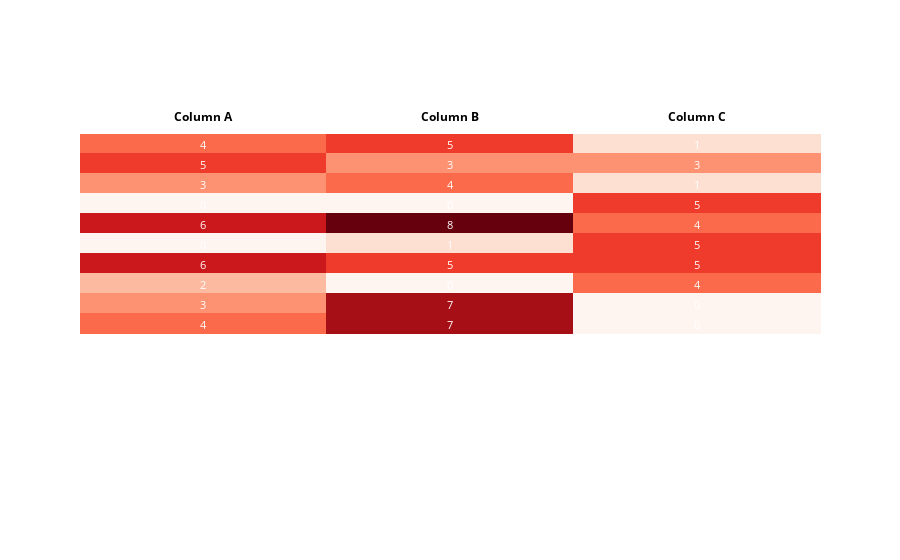

Notebook source saved alongside this figure:
### Markdown cell above
# Cell Color Based on Variable

### Code cell
import plotly.graph_objs as go

import numpy as np
import colorlover as cl

colors = cl.scales['9']['seq']['Reds']
a = np.random.randint(low=0, high=9, size=10)
b = np.random.randint(low=0, high=9, size=10)
c = np.random.randint(low=0, high=9, size=10)


trace0 = go.Table(
  header = dict(
    values = ['<b>Column A</b>', '<b>Column B</b>', '<b>Column C</b>'],
    line = dict(color = 'white'),
    fill = dict(color = 'white'),
    align = 'center',
    font = dict(color = 'black', size = 12)
  ),
  cells = dict(
    values = [a,b,c],
    line = dict(color = [np.array(colors)[a],np.array(colors)[b],
                        np.array(colors)[c]]),
    fill = dict(color = [np.array(colors)[a],np.array(colors)[b],
                        np.array(colors)[c]]),
    align = 'center',
    font = dict(color = 'white', size = 11)
    ))

data = [trace0]

pyo.iplot(data, filename = "cell variable color")

### Figure 1 — Plotly figure (JSON) as saved in the notebook; plotly's stock layout.template omitted (floating-point values rounded to 4 significant figures)
{"data": [{"cells": {"align": "center", "fill": {"color": [["rgb(251,106,74)", "rgb(239,59,44)", "rgb(252,146,114)", "rgb(255,245,240)", "rgb(203,24,29)", "rgb(255,245,240)", "rgb(203,24,29)", "rgb(252,187,161)", "rgb(252,146,114)", "rgb(251,106,74)"], ["rgb(239,59,44)", "rgb(252,146,114)", "rgb(251,106,74)", "rgb(255,245,240)", "rgb(103,0,13)", "rgb(254,224,210)", "rgb(239,59,44)", "rgb(255,245,240)", "rgb(165,15,21)", "rgb(165,15,21)"], ["rgb(254,224,210)", "rgb(252,146,114)", "rgb(254,224,210)", "rgb(239,59,44)", "rgb(251,106,74)", "rgb(239,59,44)", "rgb(239,59,44)", "rgb(251,106,74)", "rgb(255,245,240)", "rgb(255,245,240)"]]}, "font": {"color": "white", "size": 11}, "line": {"color": [["rgb(251,106,74)", "rgb(239,59,44)", "rgb(252,146,114)", "rgb(255,245,240)", "rgb(203,24,29)", "rgb(255,245,240)", "rgb(203,24,29)", "rgb(252,187,161)", "rgb(252,146,114)", "rgb(251,106,74)"], ["rgb(239,59,44)", "rgb(252,146,114)", "rgb(251,106,74)", "rgb(255,245,240)", "rgb(103,0,13)", "rgb(254,224,210)", "rgb(239,59,44)", "rgb(255,245,240)", "rgb(165,15,21)", "rgb(165,15,21)"], ["rgb(254,224,210)", "rgb(252,146,114)", "rgb(254,224,210)", "rgb(239,59,44)", "rgb(251,106,74)", "rgb(239,59,44)", "rgb(239,59,44)", "rgb(251,106,74)", "rgb(255,245,240)", "rgb(255,245,240)"]]}, "values": [[4, 5, 3, 0, 6, 0, 6, 2, 3, 4], [5, 3, 4, 0, 8, 1, 5, 0, 7, 7], [1, 3, 1, 5, 4, 5, 5, 4, 0, 0]]}, "header": {"align": "center", "fill": {"color": "white"}, "font": {"color": "black", "size": 12}, "line": {"color": "white"}, "values": ["<b>Column A</b>", "<b>Column B</b>", "<b>Column C</b>"]}, "type": "table", "uid": "84a064ba-1751-4bf7-a583-1e975f9c61bb"}], "layout": {}}
